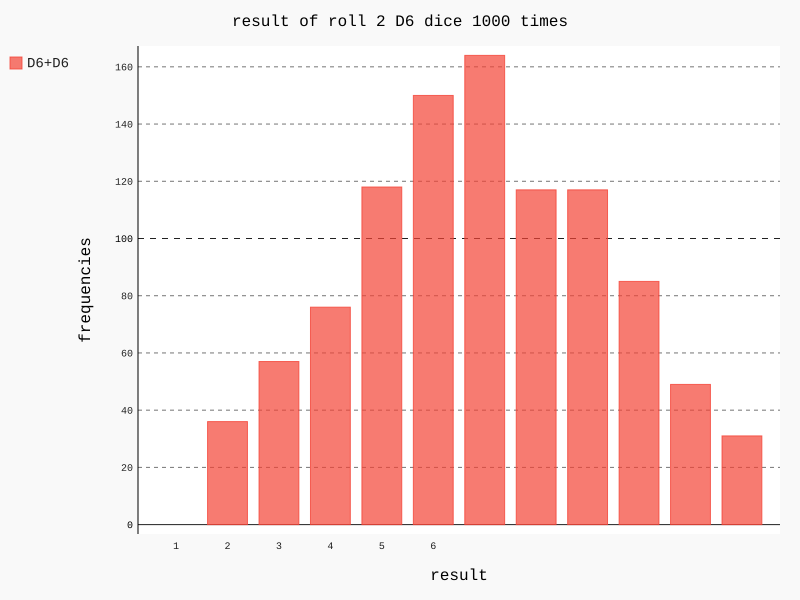

Recreate this plot in Python.
from die import Die
import pygal

die1 = Die()
die2 = Die()

results =[]
for rolls in range(1000):
    result = die1.roll()+die2.roll()
    results.append(result)

frequencies=[]
max_num =die1.num_sides+die2.num_sides
for v in range(1,max_num+1):
    frequency =results.count(v)
    frequencies.append(frequency)

hist = pygal.Bar()
hist.title = "result of roll 2 D6 dice 1000 times"
hist.x_labels=['1','2','3','4','5','6']
hist.x_title ="result"
hist.y_title="frequencies"
hist.add('D6+D6',frequencies)
hist.render_to_file('dice_visual.svg')
print(frequencies)
